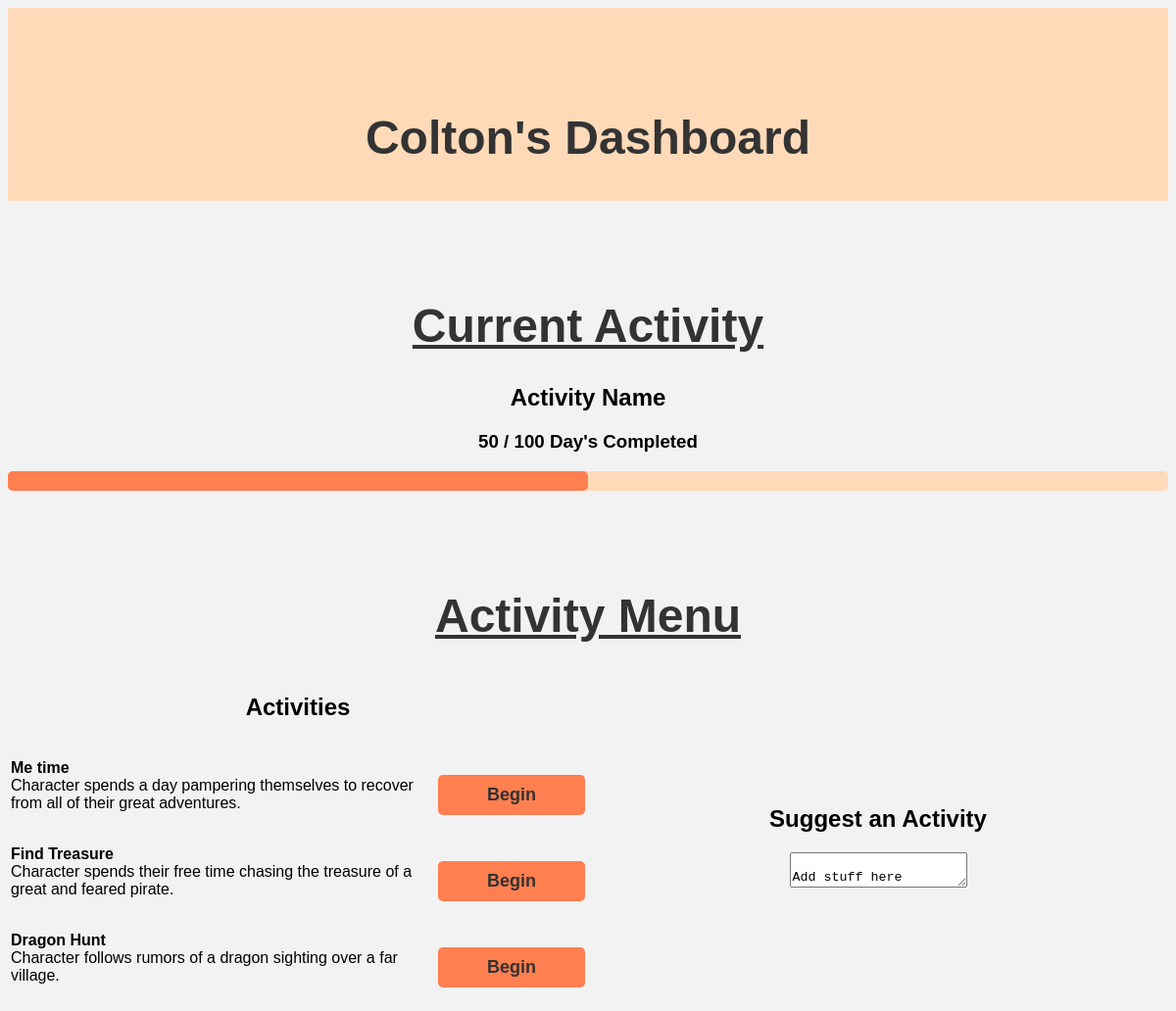
/downtimeTracker/dashboard/Colton, run on the app's committed database.
### DowntimeTracker/models.py (models this page shows, shortened)
class Activity(models.Model):
    title = models.CharField(max_length=30, help_text='Name of this type of Activity')
    description = models.CharField(max_length=150, help_text="The description of the Activity")
    player = models.CharField(max_length=30, help_text="Name of player currently working", default="")
    date_started = models.DateField()
    days = models.IntegerField(default=7) #TODO: Figure out params
    days_completed = models.IntegerField(default=0) #TODO: Figure out params
    hidden = models.BooleanField(default=False, help_text="Can all players see this activity?")
    class Meta: ordering = ['-title']

### DowntimeTracker/views.py (the view)
# urls.py: path('dashboard/<name>', views.dashboard, name='dashboard'),
def dashboard(request, name):
    current_activitys = Activity.objects.filter(player=name)
    all_activities = Activity.objects.all()
    if len(current_activitys) > 0:
        current_activity = current_activitys[0]
        percentage = int(round(current_activity.days_completed / current_activity.days, 2) * 100)
    else:
        current_activity = None
        percentage = 0
    return render(request, "dashboard.html", {"name": name, "currentActivity": current_activity, "percentage":  percentage, "allActivities":all_activities})

### DowntimeTracker/templates/dashboard.html (shortened to what this page needs)
{% load static %}
<!DOCTYPE html>
<html lang="en">
	<head>
        <link rel="stylesheet" href="{% static 'style.css' %}">
    </head>
	<body>
        <div class="header">
            <h1><strong>{{ name }}'s Dashboard</strong></h1>
        </div>
        <div>
            <h1><u>Current Activity</u></h1>
            <h2>Activity Name</h2>
            <h3>50 / 100 Day's Completed</h3>
            <div class="progress">
                <div class="progress-bar" role="progressbar" aria-valuenow="50" aria-volumemin="0" aria-valuemax="100"></div>
            </div>
        </div>
        <h1><u>Activity Menu</u></h1>
        <div class="row">
            <div class="column">
                <h2>Activities</h2>
                <table style="width: 100%;">
                    {% for activity in allActivities %}
                    <td class="row">
                        <p style="display: inline-block; text-align: left;" class="column"><strong>{{ activity.title }}</strong><br>{{ activity.description }}</p>
                        <button class="align-right; column; button">
                            <strong>Begin</strong>
                        </button>
                    </td>
                    {% endfor %}
                </table>
            </div>
            <div class="column">
                <h2>Suggest an Activity</h2>
                <textarea>
                    Add stuff here
                </textarea>
            </div>
        </div>
	</body>
</html>

### DowntimeTracker/static/style.css (style rules this page uses)
.header { color: black; width: 100%; position: fixed; background: peachpuff; padding: 5px 0; top: 0; left: 0; position: sticky; }
.row { display: flex; align-items: center; }
.column { flex: 50%; }
body { font-family: Arial, sans-serif; background-color: #f2f2f2; text-align: center; }
h1 { margin-top: 100px; font-size: 48px; color: #333; }
button { margin-top: 20px; padding: 10px 20px; font-size: 18px; background-color: coral; color: #333; border: none; border-radius: 5px; cursor: pointer; transition: background-color 0.3s ease; }
.button { width: 150px; }
.progress { height: 20px; background-color: peachpuff; border-radius: 5px; margin-bottom: 20px; }
.progress-bar { height: 100%; background-color: coral; border-radius: 5px; text-align: center; line-height: 20px; color: white; font-weight: bold; transition: width 0.5s ease-in-out; }

### data on the page
Activity: title "Me time", description "Character spends a day pampering themselves to recover from all of their great adventures."
Activity: title "Find Treasure", description "Character spends their free time chasing the treasure of a great and feared pirate."
Activity: title "Dragon Hunt", description "Character follows rumors of a dragon sighting over a far village."

### other printed values
{{ name }} "Colton"
